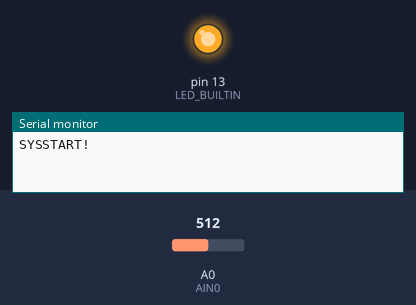
Bench run of a sketch on a simulated Arduino Uno, built with avr-gcc and run on an emulated ATmega328P. On the bench: output pins drawn as LEDs (lit = HIGH), the last lines printed to the serial monitor. The inputs (shaded band) are chosen by the test bench; at power-on: A0 (AIN0) = 512.

Above: at 1.5 s.
At 5.0 s:
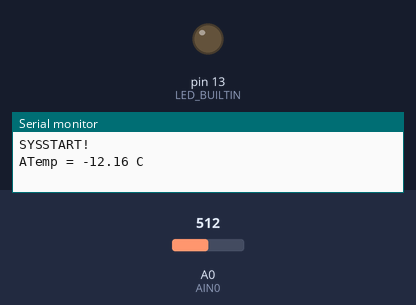
Timing chart, 0 to 6.8 s (numbered marks = the images above):
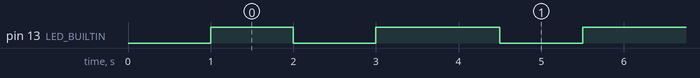

Measured:
- by itself, pin 13 (LED_BUILTIN): repeats every 2.5 s: LOW 1.0 s, HIGH 1.5 s

The sketch:

MCP9701A.ino
```cpp
//Variables
const int numReadings = 10;

int readings[numReadings];
int readIndex = 0;          // the index of the current reading
int total = 0;

int averageValue = 0;           // the average
int oldValue = 0;
int storedValue = 0;
int delta = 1;            // 0.2C per 1 - difference

float voltage = 0;

int state = 0;
float tempvalue = 0;

float ATStemp = 0;

//Pin definition
int AIN0 = 0;


void setup() {

  Serial.begin(9600);
  delay(1000);       //Serial display start up
  Serial.println("SYSSTART!");

  for (int thisReading = 0; thisReading < numReadings; thisReading++) {
    readings[thisReading] = 0;
  }

  pinMode(LED_BUILTIN,OUTPUT);

  }

void loop() {

 //Indicator that the Raspberry Pi Pico is working
  digitalWrite(LED_BUILTIN,HIGH);
  delay(1000);
  digitalWrite(LED_BUILTIN,LOW);
  delay(1000);
  digitalWrite(LED_BUILTIN,HIGH);

  //Function calling
  ATSaverage();
}


void ATSaverage (void){
  oldValue = averageValue;

  // subtract the last reading:
  total = total - readings[readIndex];

  // read from the sensor:
  readings[readIndex] = analogRead(AIN0);

  // add the reading to the total:
  total = total + readings[readIndex];
  // advance to the next position in the array:
  readIndex = readIndex + 1;

  // if we're at the end of the array...
  if (readIndex >= numReadings) {
    // ...wrap around to the beginning:
    readIndex = 0;
  }

  // calculate the average:
  averageValue = total / numReadings;

  if (oldValue != averageValue){
    if((averageValue - storedValue) != delta){
         // print the new value

          voltage = averageValue*3.270/1024;


          ATStemp = (voltage-0.4)/0.0195;
          Serial.print("ATemp = ");
          Serial.print(ATStemp);
          Serial.print(" C");
          Serial.println();

          storedValue = averageValue;
      }
}

  delay(500);

}
```
